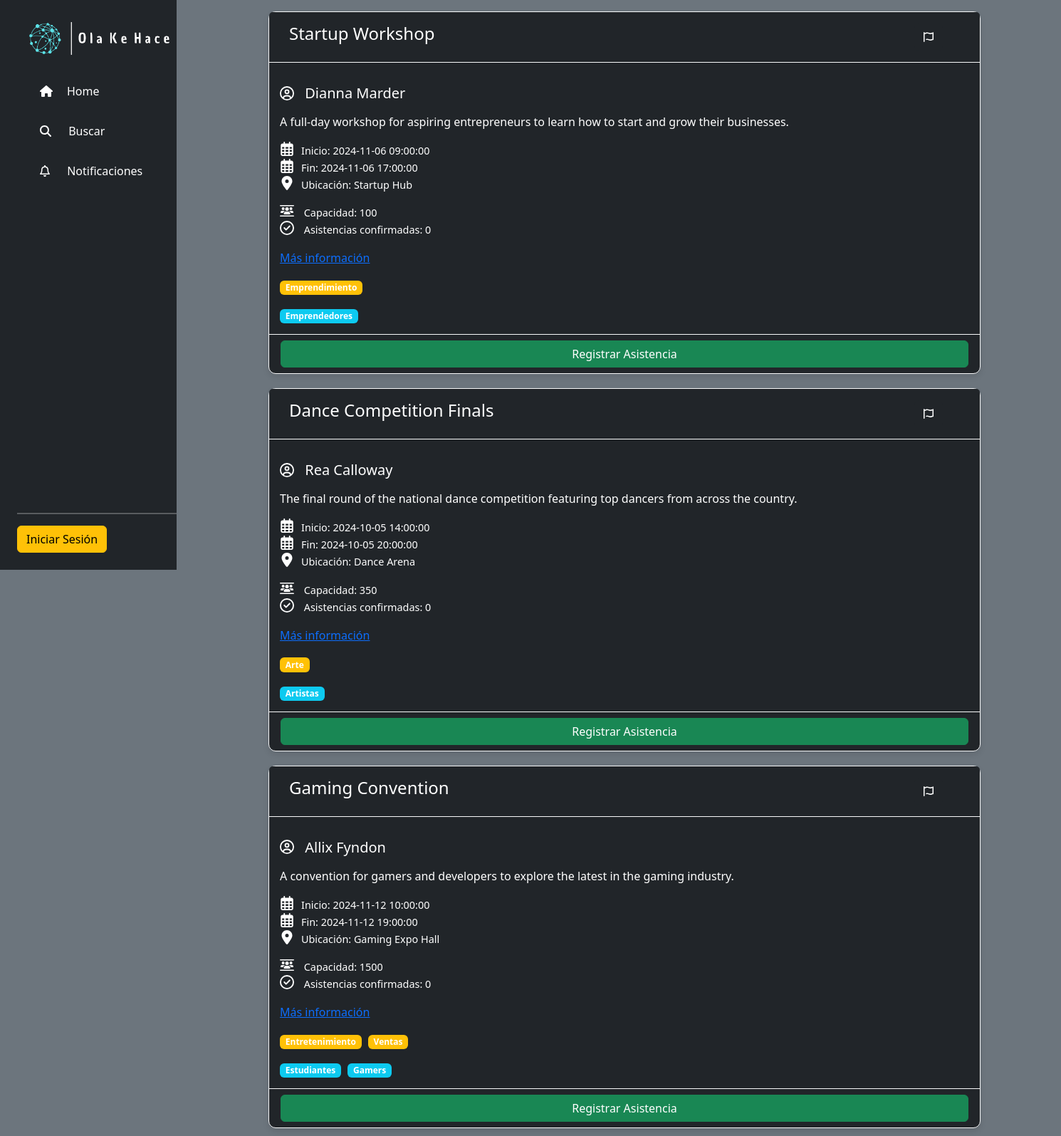
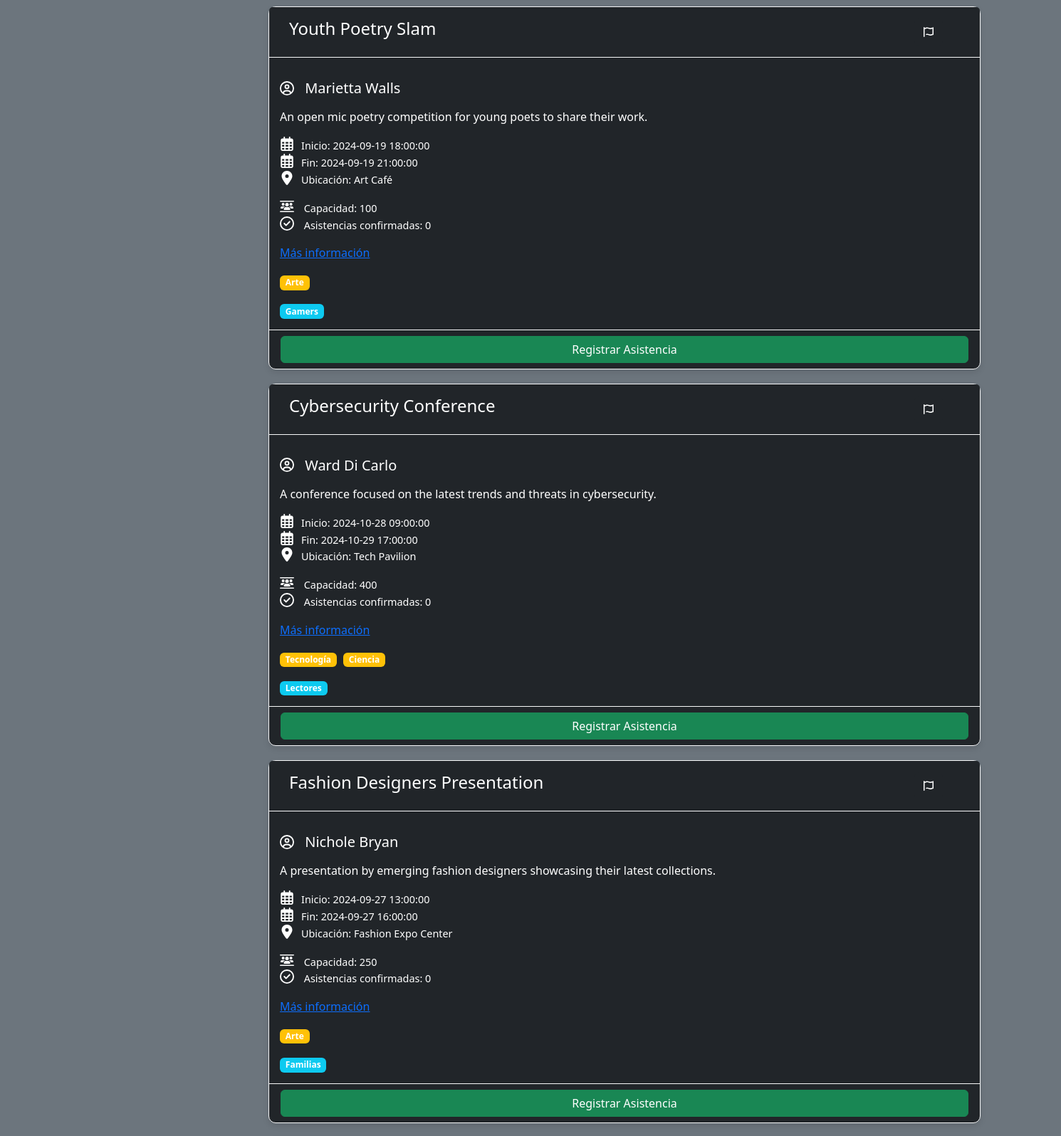
The page / (upper part) on the database its author committed (2 pictures, top to bottom).
### tables this page shows
CREATE TABLE posts (
    post_id INT NOT NULL AUTO_INCREMENT PRIMARY KEY,
    publisher_id INT NOT NULL,
    title VARCHAR(255),
    start_date DATE,
    start_time TIME,
    end_date DATE,
    end_time TIME,
    capacity INT,
    attendances INT DEFAULT 0,
    reports INT DEFAULT 0,
    location VARCHAR(350),
    description VARCHAR(750),
    url VARCHAR(255),
    state ENUM('active', 'banned') DEFAULT 'active',
    CONSTRAINT fk_post_to_publisher FOREIGN KEY (publisher_id) REFERENCES publishers(user_id)  
);

CREATE TABLE categories (
    category_id INT NOT NULL AUTO_INCREMENT PRIMARY KEY,
    name VARCHAR(255),
    description VARCHAR(350)
);

CREATE TABLE audience_types (
    audience_type_id INT NOT NULL AUTO_INCREMENT PRIMARY KEY,
    name VARCHAR(255),
    description VARCHAR(350)
);

### svc/db.php (called while the page is built, shortened)
<?php
class DB {
    private $dbname = 'o_k_h';
    private $user = 'udbs';
    private $pass = '4321';
    private $options = [
        PDO::ATTR_ERRMODE            => PDO::ERRMODE_EXCEPTION,
        PDO::ATTR_DEFAULT_FETCH_MODE => PDO::FETCH_ASSOC,
        PDO::ATTR_EMULATE_PREPARES   => false,
    ];
    public function getPDO(){
        $dsn = "mysql:host=127.0.0.1;port=3306;dbname=$this->dbname;charset=utf8";
        $pdo = null;
        try {
            $pdo = new PDO($dsn, $this->user, $this->pass, $this->options);
        } catch (PDOException $e) {
            echo "Error de conexión a la base de datos: " . $e->getMessage();
            exit();
        }
        return $pdo;
    }
}
?>

### ctrl/home.php (called while the page is built, shortened)
<?php
include "svc/posts.php";
class Home_ctrl{
    private $posts_svc;
    public function __construct() {
        $this->posts_svc = new Posts_svc();
    }
    public function getPosts() {
        return $this->posts_svc->getPosts();
    }
    public function getCategories($postId){
        return $this->posts_svc->getCategories($postId);
    }
    public function getAudiences($postId){
        return $this->posts_svc->getAudiences($postId);
    }
}
?>

### svc/posts.php (called while the page is built, shortened)
<?php
include 'db.php';
class Posts_svc{
    private $pdo;
    function __construct() {
        $this->db = new DB();
        $this->pdo = $this->db->getPDO();
    }
    public function getPosts(){
        $stmt = $this->pdo->prepare("SELECT * FROM getPosts");
        $stmt->execute();
        $posts = $stmt->fetchAll(PDO::FETCH_CLASS, "Post");
        return $posts;
    }
    public function getCategories($postId){
        $stmt = $this->pdo->prepare("SELECT c.name FROM categories c JOIN post_cat pc ON pc.category_id = c.category_id JOIN posts p ON p.post_id = pc.post_id WHERE p.post_id = :p_id");
        $stmt->execute(['p_id' => $postId]);
        $cats = $stmt->fetchAll(PDO::FETCH_ASSOC);
        return $cats;
    }
    public function getAudiences($postId){
        $stmt = $this->pdo->prepare("SELECT a.name FROM audience_types a JOIN post_audience pa ON pa.audience_type_id = a.audience_type_id JOIN posts p ON p.post_id = pa.post_id WHERE p.post_id = :p_id");
        $stmt->execute(['p_id' => $postId]);
        $cats = $stmt->fetchAll(PDO::FETCH_ASSOC);
        return $cats;
    }
}
?>

### model/post.php (called while the page is built, shortened)
<?php
class Post
{
    private $post_id;
    private $publisher_name;
    private $title;
    private $start_date;
    private $start_time;
    private $end_date;
    private $end_time;
    private $capacity;
    private $attendances;
    private $location;
    private $description;
    private $url;
    public function getPostId()
    {
        return $this->post_id;
    }
    public function getPublisherName()
    {
        return $this->publisher_name;
    }
    public function getTitle()
    {
        return $this->title;
    }
    public function getStart_date()
    {
        return $this->start_date;
    }
    public function getStart_time()
    {
        return $this->start_time;
    }
    public function getEnd_date()
    {
        return $this->end_date;
    }
    public function getEnd_time()
    {
        return $this->end_time;
    }
    public function getCapacity()
    {
        return $this->capacity;
    }
    public function getAttendances()
    {
        return $this->attendances;
    }
    public function getLocation()
    {
        return $this->location;
    }
    public function getDescription()
    {
        return $this->description;
    }
    public function getUrl()
    {
        return $this->url;
    }
}

### view/home.php (the view, shortened to what this page needs)
<?php
    include_once "model/post.php";
    include "ctrl/home.php";
    $home_ctrl = new Home_ctrl();
    $posts = $home_ctrl->getPosts();
?>
<div class="container">
    <?php foreach ($posts as $post): ?>
        <div class="card text-bg-dark border-light">
            <div class="card-header text-bg-dark border-light">
                <div class="row container py-2">
                    <div class="col-11 align-self-start">
                        <h4 class="mb-0"><?php echo htmlspecialchars($post->getTitle()); ?></h4>
                    </div>
                    <div class="col-1 align-self-end text-end">
                        <?php if (isset($_SESSION['username'])): ?>
                            <button type="button" class="btn btn-dark" data-bs-toggle="modal" data-bs-target="#reportModal_<?php echo htmlspecialchars($post->getPostId());?>">
                                <i class="fa-regular fa-font-awesome"></i>
                            </button>
                        <?php else: ?>
                                <button type="button" class="btn btn-dark" data-bs-toggle="modal" data-bs-target="#loginModal">
                                    <i class="fa-regular fa-font-awesome"></i>
                                </button>
                        <?php endif; ?>
                    </div>
                </div>
            </div>
            <div class="card-body">
                <p class="event-meta">
                    <h5 class="card-title">
                        <i class="fa-regular fa-circle-user user-icon"></i>
                        <?php echo htmlspecialchars($post->getPublisherName()); ?>
                    </h5>
                </p>
                <p class="card-text">
                    <?php echo htmlspecialchars($post->getDescription()); ?>
                </p>
                <p class="event-meta text-bg-dark">
                    <i class="fa-regular fa-calendar-days user-icon"></i>Inicio: <?php echo htmlspecialchars($post->getStart_date());?> <?php echo htmlspecialchars($post->getStart_time());?><br>
                    <i class="fa-regular fa-calendar-days user-icon"></i>Fin: <?php echo htmlspecialchars($post->getEnd_date());?> <?php echo htmlspecialchars($post->getEnd_time());?><br>
                    <i class="fa-solid fa-location-dot user-icon"></i></i>Ubicación: <?php echo htmlspecialchars($post->getLocation());?>
                </p>
                <p class="event-meta text-bg-dark">
                    <i class="fa-solid fa-users-between-lines user-icon"></i> Capacidad: <?php echo htmlspecialchars($post->getCapacity()); ?> <br>
                    <i class="fa-regular fa-circle-check user-icon"></i>
                    Asistencias confirmadas:  <span id="attendance-count-<?php echo htmlspecialchars($post->getPostId()); ?>"><?php echo htmlspecialchars($post->getAttendances()); ?> </span>
                </p>
                <a href="<?php echo htmlspecialchars($post->getUrl());?>" class="card-link">Más información</a>
                <?php $categories = $home_ctrl->getCategories($post->getPostId());?>
                <div class="badges-container mt-3">
                    <?php foreach ($categories as $cat): ?>
                        <span class="badge bg-warning"><?php echo htmlspecialchars($cat['name']);?></span>
                    <?php endforeach; ?>
                </div>
                <?php $audiences = $home_ctrl->getAudiences($post->getPostId());?>
                <div class="badges-container mt-3">
                    <?php foreach ($audiences as $aud): ?>
                        <span class="badge bg-info"><?php echo htmlspecialchars($aud['name']);?></span>
                    <?php endforeach; ?>
                </div>
            </div>
            <div class="card-footer text-body-secondary border-light">
                <div class="d-grid">
                    <?php if (isset($_SESSION['username'])): ?>
                        <button class="register-attendance btn btn-success" data-post-id="<?php echo htmlspecialchars($post->getPostId()); ?>">Registrar Asistencia</button>
                    <?php else: ?>
                        <button class="btn btn-success" data-bs-toggle="modal" data-bs-target="#loginModal">Registrar Asistencia</button>
                    <?php endif; ?>
                </div>
            </div>
        </div>
    <?php endforeach; ?>
</div>

### index.php (shortened to what this page needs)
<!DOCTYPE html>
<html lang="en">
<head>
    <link href="https://cdn.jsdelivr.net/npm/bootstrap@5.3.3/dist/css/bootstrap.min.css" rel="stylesheet">
    <link href="/o_k_h/view/styles.css" rel="stylesheet">
</head>
<body class="bg-secondary">
<div class="container-fluid">
    <div class="row flex-nowrap">
        <div class="col-auto col-md-3 col-xl-2 px-sm-2 px-0 bg-dark sidebar">
            <div class="d-flex flex-column align-items-center align-items-sm-start px-3 pt-2 text-white min-vh-100">
                <a href="/o_k_h/home" class="d-flex align-items-center py-3 mb-md-0 me-md-auto text-white text-decoration-none">
                    <img style="width:240px; height:60px;" src="view/img/logo.png">
                </a>
                <ul class="flex-column mb-sm-auto mb-0 align-items-center align-items-sm-start"  style="list-style: none;" id="menu">
                    <li class="py-3">
                        <a href="/o_k_h/home" class="nav-link align-middle px-0">
                            <i class="fa-solid fa-house pe-3"></i><span class="ms-1 d-none d-sm-inline">Home</span>
                        </a>
                    </li>
                    <li class="py-3">
                        <a href="#" class="nav-link px-0 align-middle">
                            <i class="fa-solid fa-magnifying-glass pe-3"></i> <span class="ms-1 d-none d-sm-inline">Buscar</span>
                        </a>
                    </li>
                    <li class="py-3">
                        <a href="#" class="nav-link px-0 align-middle">
                            <i class="fa-regular fa-bell pe-3"></i> <span class="ms-1 d-none d-sm-inline">Notificaciones</span>
                        </a>
                    </li>
                </ul>
                <hr style="background-color:white;height:2px;width:240px;">
                <?php if (isset($_SESSION['username'])): ?>
                    <div class="pb-4">
                        <a href="" class="d-flex fs-5 align-items-center text-white text-decoration-none">
                            <i class="fa-regular fa-circle-user user-icon"></i>
                            <span class="d-none d-sm-inline mx-1"><?php echo htmlspecialchars($_SESSION['username'])?></span>
                        </a>
                        <a class="nav-link fs-6" href="/o_k_h/ctrl/logout.php">Cerrar sesión</a>
                    </div>
                <?php else: ?>
                    <div class="pb-4">
                        <button type="button" class="btn btn-warning" data-bs-toggle="modal" data-bs-target="#loginModal">Iniciar Sesión</button>
                    </div>
                <?php endif; ?>
            </div>
        </div>
        <div class="col py-3">
            <?php
                $page = $_GET["pages"];
                if ($page == "home" ||$page == ""){
                    include "view/home.php";
                }
            ?>
        </div>
    </div>
</div>
</body>
</html>

### view/styles.css (style rules this page uses)
.sidebar { position: fixed; top: 0; left: 0; height: 100vh; overflow-y: auto; }
.container-fluid { margin-left: 280px; max-width: 100vw; overflow-x: hidden; }
body { overflow-x: hidden; }
.card { margin-bottom: 20px; max-width: 1000px; border-radius: 10px; box-shadow: 0 4px 8px rgba(0, 0, 0, 0.1); }
.card-header { display: flex; align-items: center; background-color: #f8f9fa; }
.user-icon { width: 20px; height: 20px; border-radius: 50%; margin-right: 10px; }
.badges-container .badge { margin-right: 5px; }
.card-body { padding: 15px; }
.event-meta { font-size: 0.9rem; color: #6c757d; }

### rows shown on the page
posts: title "Startup Workshop", PublisherName "Dianna Marder", description "A full-day workshop for aspiring entrepreneurs to learn how to start and grow their businesses.", start_date "2024-11-06", start_time "09:00:00", end_date "2024-11-06", end_time "17:00:00", location "Startup Hub", capacity "100", attendances "0"
categories: name "Emprendimiento"
audience_types: name "Emprendedores"
posts: title "Dance Competition Finals", PublisherName "Rea Calloway", description "The final round of the national dance competition featuring top dancers from across the country.", start_date "2024-10-05", start_time "14:00:00", end_date "2024-10-05", end_time "20:00:00", location "Dance Arena", capacity "350", attendances "0"
categories: name "Arte"
audience_types: name "Artistas"
posts: title "Gaming Convention", PublisherName "Allix Fyndon", description "A convention for gamers and developers to explore the latest in the gaming industry.", start_date "2024-11-12", start_time "10:00:00", end_date "2024-11-12", end_time "19:00:00", location "Gaming Expo Hall", capacity "1500", attendances "0"
categories: name "Entretenimiento"
categories: name "Ventas"
audience_types: name "Estudiantes"
audience_types: name "Gamers"
posts: title "Youth Poetry Slam", PublisherName "Marietta Walls", description "An open mic poetry competition for young poets to share their work.", start_date "2024-09-19", start_time "18:00:00", end_date "2024-09-19", end_time "21:00:00", location "Art Café", capacity "100", attendances "0"
posts: title "Cybersecurity Conference", PublisherName "Ward Di Carlo", description "A conference focused on the latest trends and threats in cybersecurity.", start_date "2024-10-28", start_time "09:00:00", end_date "2024-10-29", end_time "17:00:00", location "Tech Pavilion", capacity "400", attendances "0"
categories: name "Tecnología"
categories: name "Ciencia"
audience_types: name "Lectores"
posts: title "Fashion Designers Presentation", PublisherName "Nichole Bryan", description "A presentation by emerging fashion designers showcasing their latest collections.", start_date "2024-09-27", start_time "13:00:00", end_date "2024-09-27", end_time "16:00:00", location "Fashion Expo Center", capacity "250", attendances "0"
audience_types: name "Familias"
